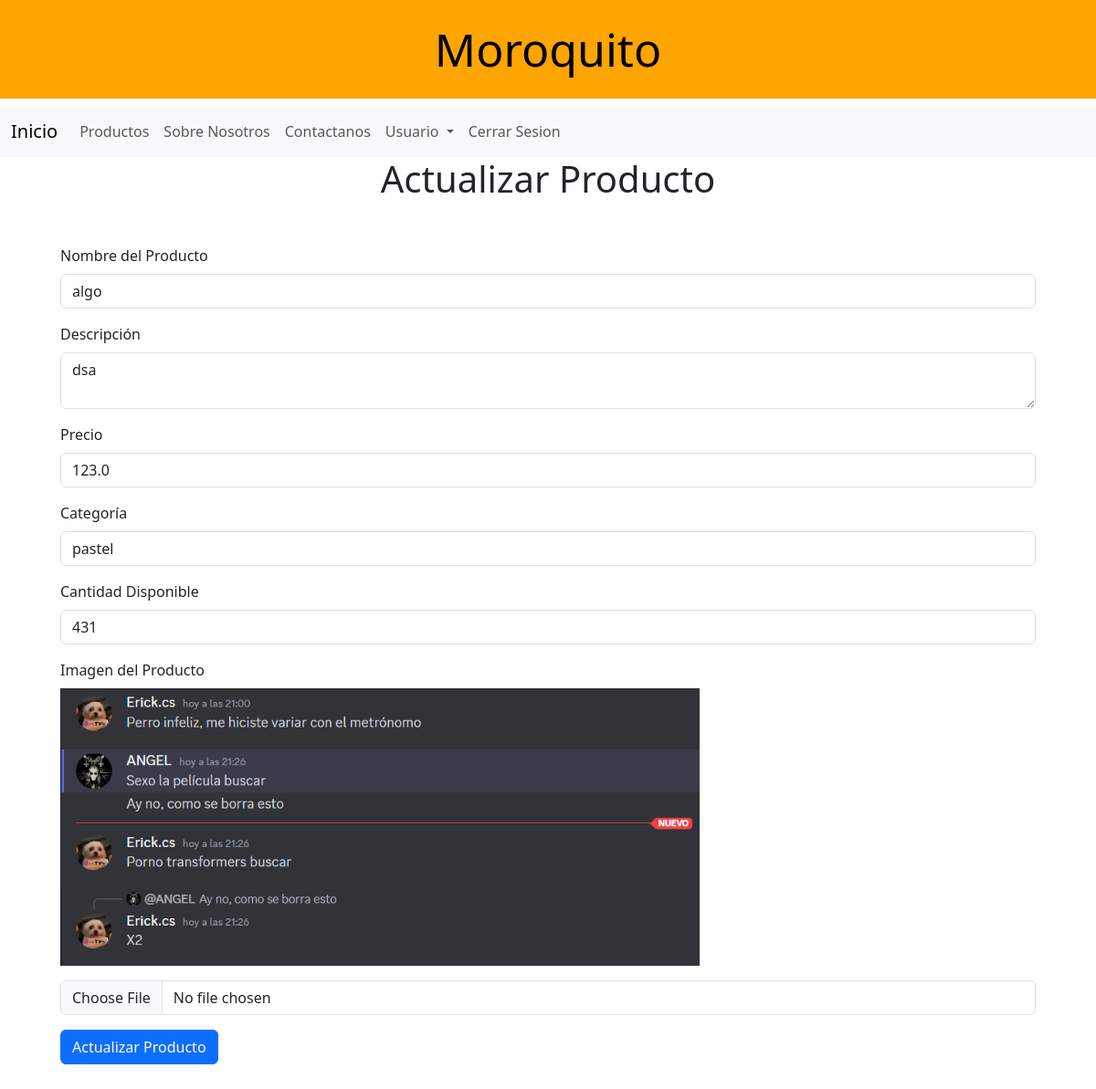
Page /products/1/update (signed in) on the earlier database version.
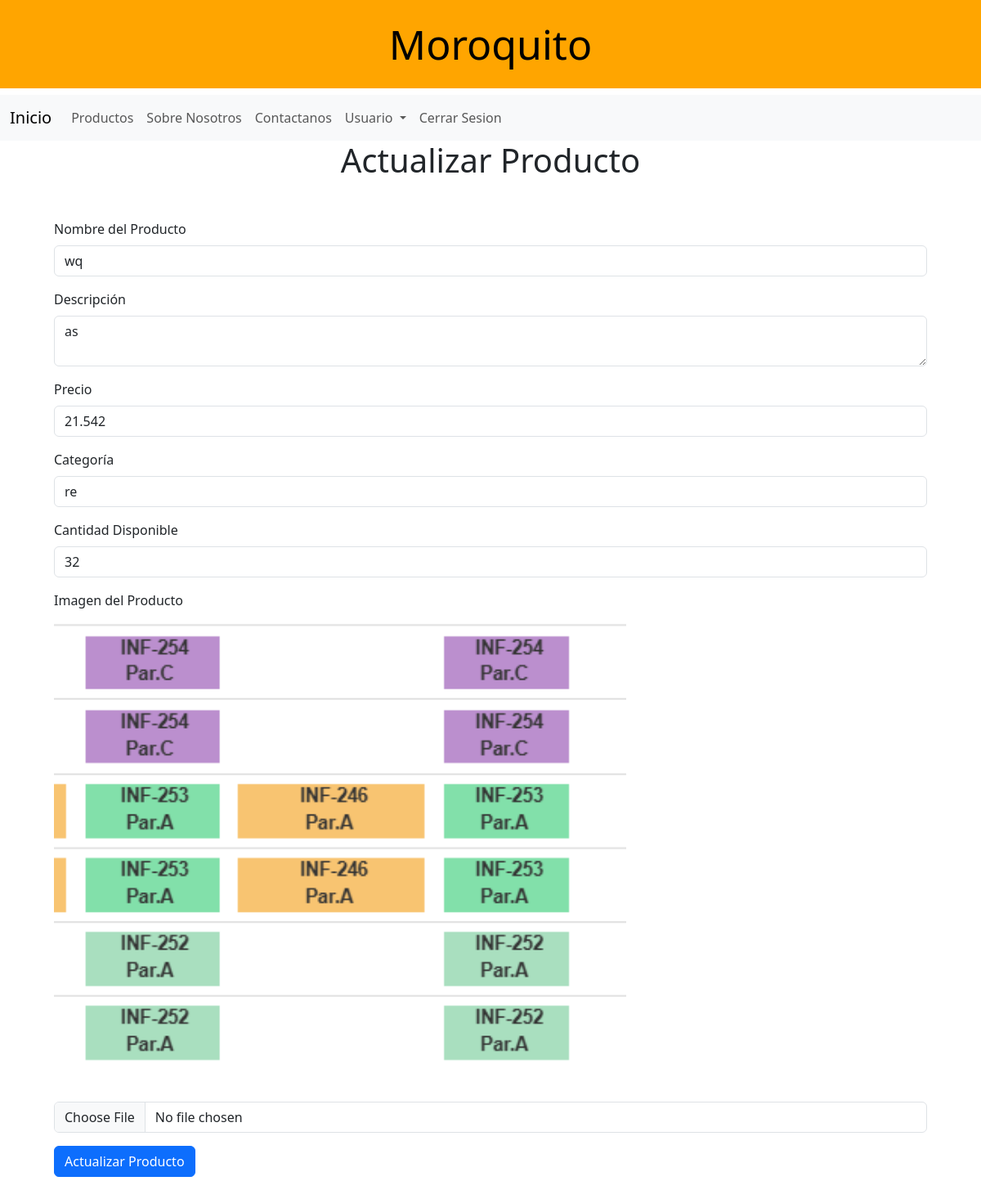
Same page on the later database version.
### models/producto_model.py (models this page shows, shortened)
class Productos(UserMixin, db.Model):
    __tablename__ = "productos"
    idProducto = db.Column(db.Integer, primary_key=True, autoincrement=True)
    image = db.Column(db.String, nullable=False)
    name = db.Column(db.String(255), nullable=False)
    description = db.Column(db.String(255), nullable=False)
    price = db.Column(db.Float, nullable=False)
    category = db.Column(db.String(255), nullable=False)
    cant_disp = db.Column(db.Integer, nullable=False)
    @staticmethod
    def get_by_id(idProducto):
        return Productos.query.get(idProducto)

### controllers/producto_controller.py (the view, shortened to what this page needs)
@product_bp.route("/products/<int:id>/update", methods=["GET", "POST"])
@login_required
@role_required("admin")
def update_product(id):
    producto:Productos = Productos.get_by_id(id)
    if not producto:
        return "Producto no encontrado", 404
    return producto_view.update_product(producto)

### models/usuario_model.py (called while the page is built)
    def has_role(self, role):
        return self.role == role

### run.py (called while the page is built)
@login_manager.user_loader
def load_user(user_email):
    return Usuarios.query.get((user_email))

### views/producto_view.py (called while the page is built)
def update_product(product):
    return render_template(
        "update_product.html",
        title="Editar Producto",
        product=product,
        current_user=current_user,
    )

### templates/update_product.html
{% extends 'base.html' %}
{% block content %}
<h1 class="text-center mb-4">Actualizar Producto</h1>
<form  method="POST" enctype="multipart/form-data" action="/products/{{product.idProducto}}/update" class=" p-4">
    <div class="mb-3">
        <label for="name" class="form-label">Nombre del Producto</label>
        <input type="text" class="form-control" id="name" name="name" value="{{product.name}}" required>
    </div>
    <div class="mb-3">
        <label for="description" class="form-label">Descripción</label>
        <textarea class="form-control" id="description" name="description" required>{{product.description}}</textarea>
    </div>
    <div class="mb-3">
        <label for="price" class="form-label">Precio</label>
        <input type="number" class="form-control" id="price" name="price" value="{{product.price}}" required>
    </div>
    <div class="mb-3">
        <label for="category" class="form-label">Categoría</label>
        <input type="text" class="form-control" id="category" name="category" value="{{product.category}}" required>
    </div>
    <div class="mb-3">
        <label for="cant_disp" class="form-label">Cantidad Disponible</label>
        <input type="number" class="form-control" id="cant_disp" name="cant_disp" value="{{product.cant_disp}}" required>
    </div>
    <div class="mb-3">
        <label for="image" class="form-label">Imagen del Producto</label>
        <div class="mb-3">
            <img src="{{ url_for('static', filename=product.image) }}"
        style="width: 700px; object-fit:cover"
        class="card-img-top" alt="{{ product.name }}">
        </div>
        <input type="file" class="form-control" id="image" name="image" required>
    </div>
    <button type="submit" class="btn btn-primary">Actualizar Producto</button>
</form>
{% endblock %}

Differences in the rows shown:
changed Productos: name "algo" → "wq"; description "dsa" → "as"; price "123.0" → "21.542"; category "pastel" → "re"; cant_disp "431" → "32"; image: a different picture
